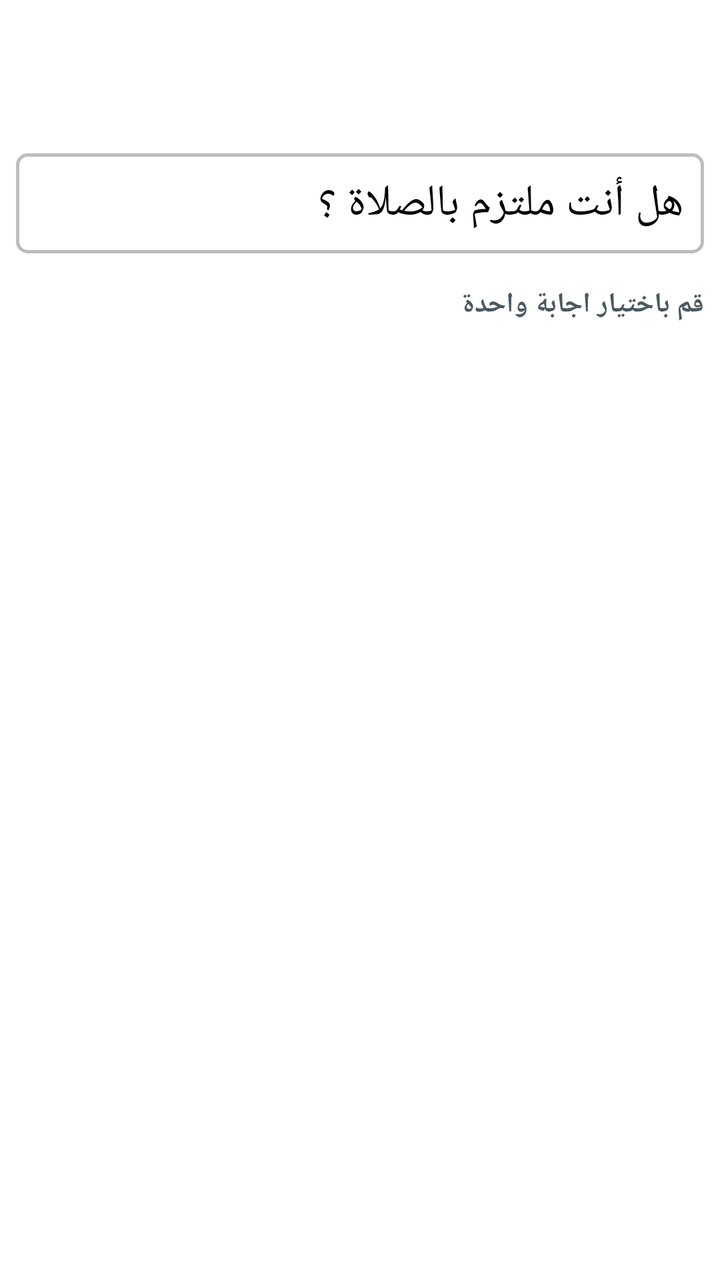
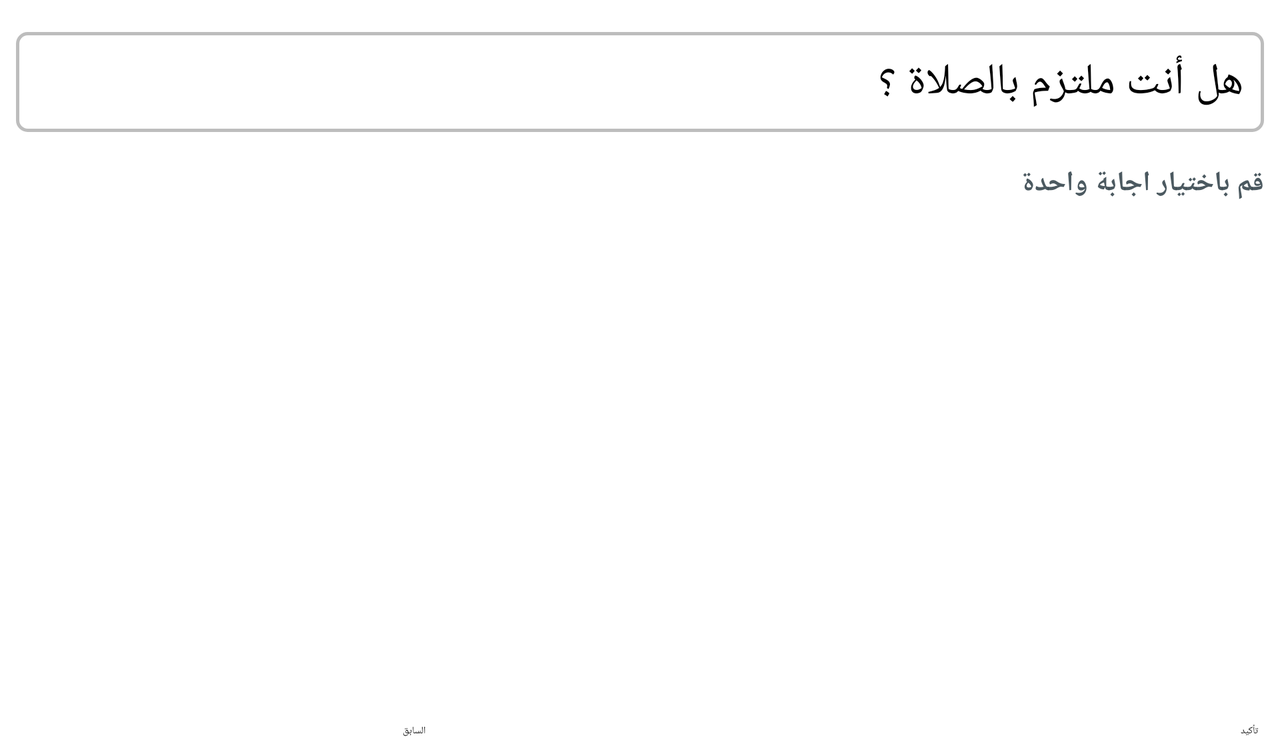

Two renders of one Android screen. The first uses the default layout on a phone; the second uses the alternative layout the repository ships for a different screen configuration, on a matching device. The two XML files are below.
<!-- AndroidManifest.xml: application theme Theme.FirebaseMVVM -->
<!-- res/layout/questions_row.xml -->
<?xml version="1.0" encoding="utf-8"?>
<androidx.constraintlayout.widget.ConstraintLayout xmlns:android="http://schemas.android.com/apk/res/android"
    xmlns:app="http://schemas.android.com/apk/res-auto"
    xmlns:tools="http://schemas.android.com/tools"
    android:id="@+id/linearLayout2"
    android:layout_width="match_parent"
    android:layout_height="match_parent">

    <TextView
        android:id="@+id/question_text"
        android:layout_width="0dp"
        android:layout_height="wrap_content"
        android:layout_marginStart="8dp"
        android:layout_marginEnd="8dp"
        android:background="@drawable/question_text_background"
        android:padding="10dp"
        android:text="هل أنت ملتزم بالصلاة ؟"
        android:textAppearance="?attr/textAppearanceListItem"
        android:textSize="22sp"
        app:layout_constraintBottom_toBottomOf="parent"
        app:layout_constraintEnd_toEndOf="parent"
        app:layout_constraintStart_toStartOf="parent"
        app:layout_constraintTop_toTopOf="parent"
        app:layout_constraintVertical_bias="0.13" />

    <TextView
        android:id="@+id/textView2"
        android:layout_width="0dp"
        android:layout_height="wrap_content"
        android:layout_marginStart="8dp"
        android:layout_marginLeft="8dp"
        android:layout_marginTop="16dp"
        android:layout_marginEnd="8dp"
        android:layout_marginRight="8dp"
        android:text="قم باختيار اجابة واحدة"
        android:textAppearance="@style/TextAppearance.Medium.Bold"
        android:textColor="@color/blue_grey_800_overlay"
        android:textSize="14sp"
        app:layout_constraintEnd_toEndOf="parent"
        app:layout_constraintStart_toStartOf="parent"
        app:layout_constraintTop_toBottomOf="@+id/question_text" />


    <RadioGroup
        android:id="@+id/answersRadioGroup"
        android:layout_width="0dp"
        android:layout_height="0dp"
        android:layout_marginStart="8dp"
        android:layout_marginTop="8dp"
        android:layout_marginEnd="8dp"
        app:layout_constraintBottom_toBottomOf="parent"
        app:layout_constraintEnd_toEndOf="parent"
        app:layout_constraintStart_toStartOf="parent"
        app:layout_constraintTop_toBottomOf="@+id/textView2"
        app:layout_constraintVertical_bias="0.0" />


</androidx.constraintlayout.widget.ConstraintLayout>
<!-- resources referenced by this layout -->
<resources>
  <color name="blue_grey_800_overlay">#E637474F</color>
  <!-- drawable question_text_background (drawable) -->
  <?xml version="1.0" encoding="utf-8"?>
  <shape xmlns:android="http://schemas.android.com/apk/res/android"
      android:shape="rectangle">
      <corners
          android:radius="5dp"
          android:topRightRadius="5dp"
          android:bottomRightRadius="5dp"
          android:bottomLeftRadius="5dp" />
      <stroke
          android:width="1.5dp"
          android:color="@color/grey_400" />
  </shape>
  <style name="TextAppearance.Medium.Bold" parent="@style/TextAppearance.AppCompat.Medium">
          <item name="android:textStyle">bold</item>
      </style>
  <style name="Theme.FirebaseMVVM" parent="Theme.MaterialComponents.DayNight.NoActionBar">
          
          <item name="colorPrimary">@color/purple_200</item>
          <item name="colorPrimaryVariant">@color/purple_700</item>
          <item name="colorOnPrimary">@color/primary</item>
          
          <item name="colorSecondary">@color/teal_200</item>
          <item name="colorSecondaryVariant">@color/teal_200</item>
          <item name="colorOnSecondary">@color/colorPrimary</item>
          
          <item name="android:statusBarColor" tools:targetApi="l">?attr/colorPrimaryVariant</item>
          
      </style>
  <color name="grey_400">#BDBDBD</color>
  <color name="purple_200">#CE93D8</color>
  <color name="purple_700">#7B1FA2</color>
  <color name="teal_200">#80CBC4</color>
  <color name="colorPrimary">#1976D2</color>
</resources>
<!-- res/layout-land/questions_row.xml (the repository's variant of the layout above) -->
<!-- drawn on the phone turned sideways -->
<?xml version="1.0" encoding="utf-8"?>
<androidx.core.widget.NestedScrollView xmlns:android="http://schemas.android.com/apk/res/android"
    xmlns:app="http://schemas.android.com/apk/res-auto"
    xmlns:tools="http://schemas.android.com/tools"
    android:id="@+id/Layout"
    android:layout_width="match_parent"
    android:layout_height="match_parent">

    <androidx.constraintlayout.widget.ConstraintLayout
        android:layout_width="match_parent"
        android:layout_height="match_parent">

        <TextView
            android:id="@+id/question_text"
            android:layout_width="0dp"
            android:layout_height="wrap_content"
            android:layout_marginStart="8dp"
            android:layout_marginEnd="8dp"
            android:background="@drawable/question_text_background"
            android:padding="10dp"
            android:text="هل أنت ملتزم بالصلاة ؟"
            android:textAppearance="?attr/textAppearanceListItem"
            android:textSize="22sp"
            app:layout_constraintBottom_toBottomOf="parent"
            app:layout_constraintEnd_toEndOf="parent"
            app:layout_constraintStart_toStartOf="parent"
            app:layout_constraintTop_toTopOf="parent"
            app:layout_constraintVertical_bias="0.050000012" />

        <TextView
            android:id="@+id/textView2"
            android:layout_width="0dp"
            android:layout_height="wrap_content"
            android:layout_marginStart="8dp"
            android:layout_marginLeft="8dp"
            android:layout_marginTop="16dp"
            android:layout_marginEnd="8dp"
            android:layout_marginRight="8dp"
            android:text="قم باختيار اجابة واحدة"
            android:textAppearance="@style/TextAppearance.Medium.Bold"
            android:textColor="@color/blue_grey_800_overlay"
            android:textSize="14sp"
            app:layout_constraintEnd_toEndOf="parent"
            app:layout_constraintStart_toStartOf="parent"
            app:layout_constraintTop_toBottomOf="@+id/question_text" />


        <RadioGroup
            android:id="@+id/answersRadioGroup"
            android:layout_width="0dp"
            android:layout_height="250dp"
            android:layout_marginStart="8dp"
            android:layout_marginTop="8dp"
            android:layout_marginEnd="8dp"
            app:layout_constraintBottom_toTopOf="@+id/linearLayout2"
            app:layout_constraintEnd_toEndOf="parent"
            app:layout_constraintStart_toStartOf="parent"
            app:layout_constraintTop_toBottomOf="@+id/textView2"
            app:layout_constraintVertical_bias="0.0" />

        <LinearLayout
            android:id="@+id/linearLayout2"
            android:layout_width="0dp"
            android:layout_height="wrap_content"
            android:layout_marginStart="8dp"
            android:layout_marginEnd="8dp"
            android:layoutDirection="rtl"
            android:orientation="horizontal"
            app:layout_constraintBottom_toBottomOf="parent"
            app:layout_constraintEnd_toEndOf="parent"
            app:layout_constraintStart_toStartOf="parent">

            <Button
                android:id="@+id/nextBtn"
                android:layout_width="match_parent"
                android:layout_height="wrap_content"
                android:layout_margin="3dp"
                android:layout_weight="1"
                android:drawableRight="@drawable/ic_arrow_right"
                android:text="تأكيد" />

            <Button
                android:id="@+id/backBtn"
                android:layout_width="match_parent"
                android:layout_height="wrap_content"
                android:layout_margin="3dp"
                android:layout_weight="2"
                android:drawableLeft="@drawable/ic_baseline_keyboard_arrow_left_24"
                android:text="السابق" />

        </LinearLayout>


    </androidx.constraintlayout.widget.ConstraintLayout>
</androidx.core.widget.NestedScrollView>
